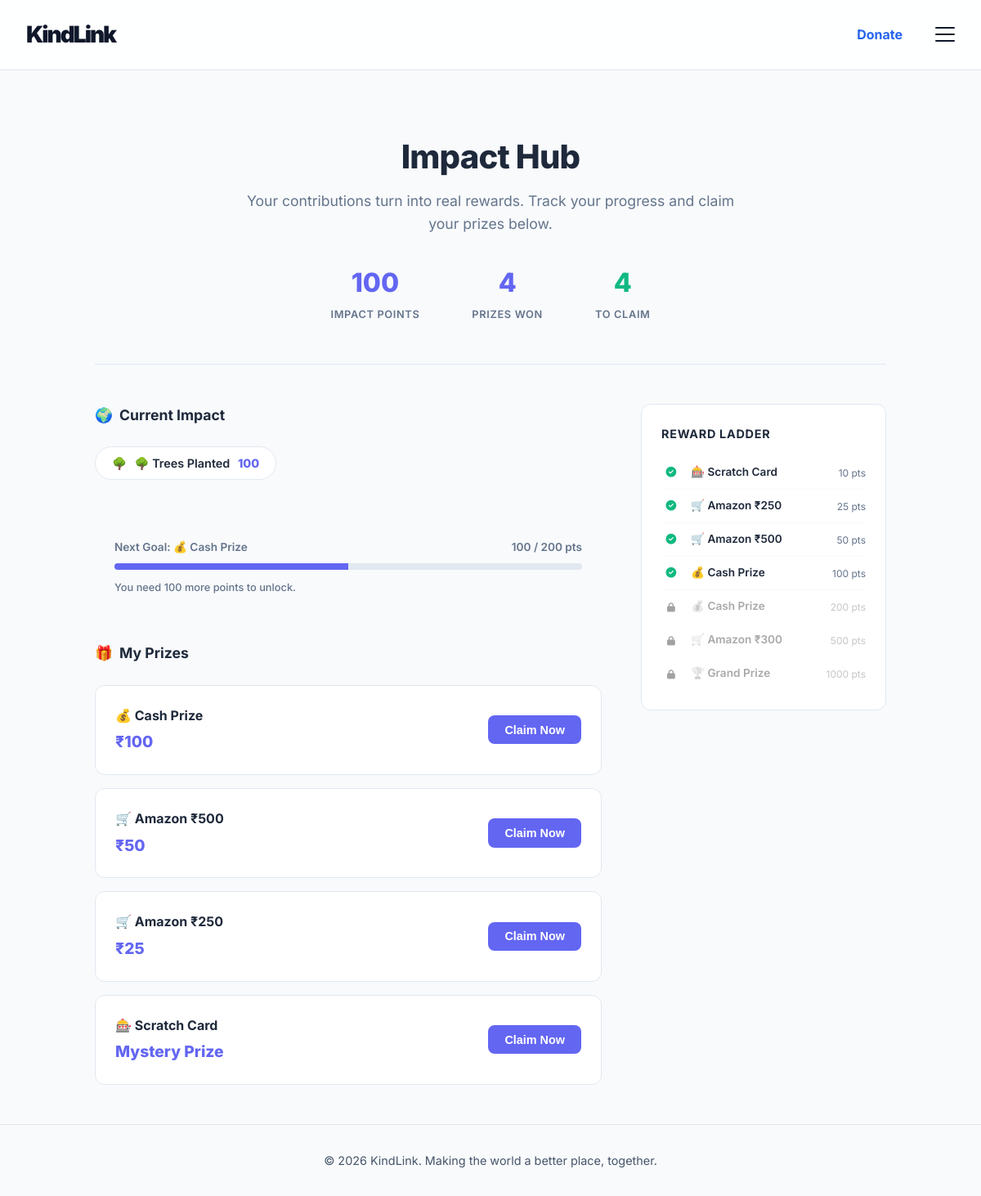
Before: /rewards (signed in) with the older database file.
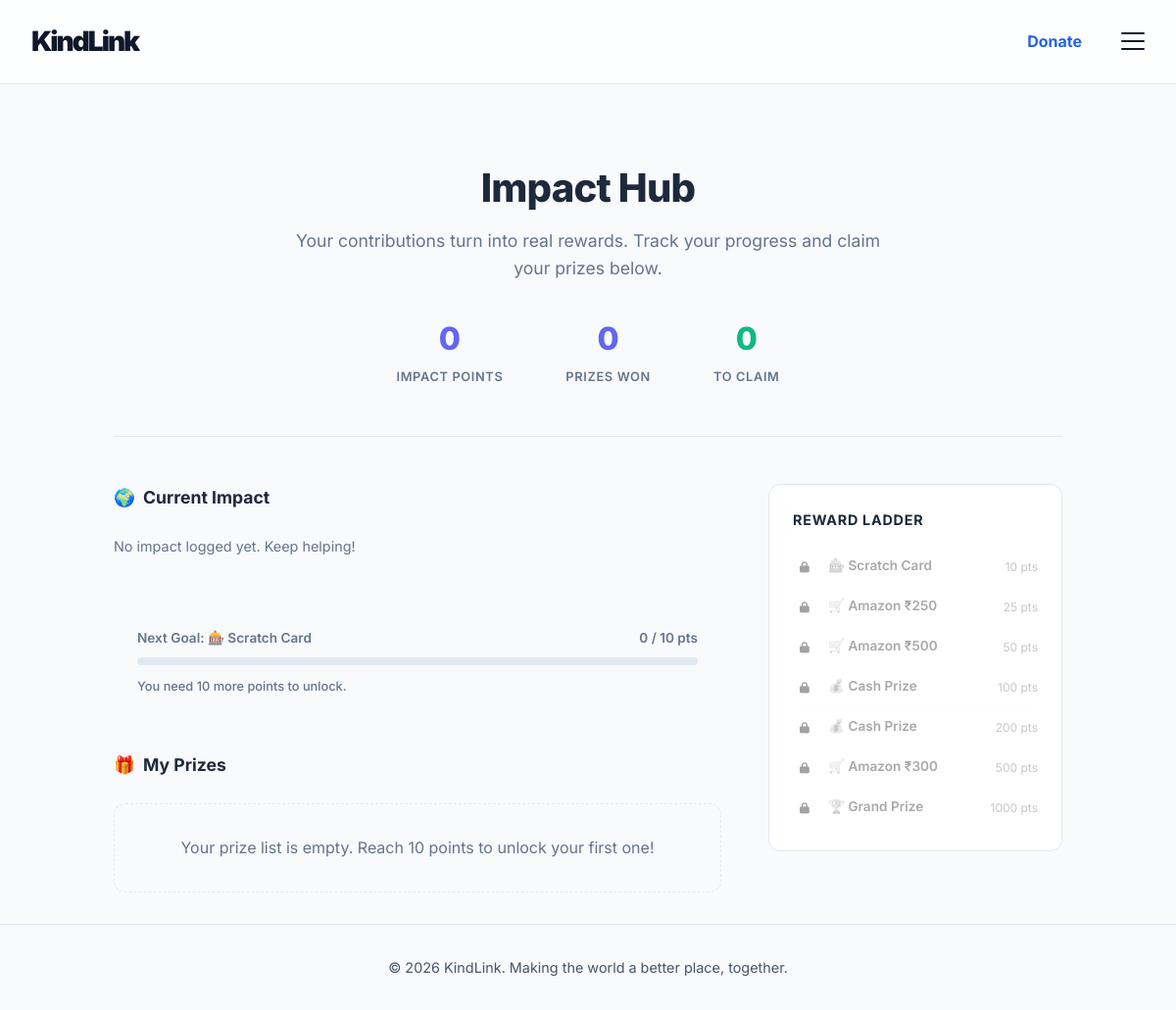
After: the same page with the newer database file.
### app.py (models this page shows)
class ImpactMetric(db.Model):
    id = db.Column(db.Integer, primary_key=True)
    application_id = db.Column(db.Integer, db.ForeignKey('application.id'), nullable=False)
    volunteer_id = db.Column(db.Integer, db.ForeignKey('user.id'), nullable=False)
    ngo_id = db.Column(db.Integer, db.ForeignKey('user.id'), nullable=False)
    metric_type = db.Column(db.String(50), nullable=False)  # e.g. 'trees_planted', 'students_taught'
    metric_value = db.Column(db.Integer, default=0)
    description = db.Column(db.String(255), default='')
    created_at = db.Column(db.DateTime, default=datetime.utcnow)
    application = db.relationship('Application', backref=db.backref('impact_metrics', lazy=True))
    volunteer = db.relationship('User', foreign_keys=[volunteer_id], backref=db.backref('impact_metrics', lazy=True))
    ngo = db.relationship('User', foreign_keys=[ngo_id], backref=db.backref('impact_logged', lazy=True))

class Reward(db.Model):
    id = db.Column(db.Integer, primary_key=True)
    volunteer_id = db.Column(db.Integer, db.ForeignKey('user.id'), nullable=False)
    reward_type = db.Column(db.String(50), nullable=False)  # 'amazon_voucher', 'scratch_card', 'cash_prize', 'badge_reward'
    reward_title = db.Column(db.String(100), nullable=False)
    reward_value = db.Column(db.String(100), default='')   # e.g. '₹500', '10% discount'
    reward_code = db.Column(db.String(50), default='')     # Promo/scratch code
    milestone_trigger = db.Column(db.String(100), default='')  # e.g. '50 trees planted'
    status = db.Column(db.String(20), default='unclaimed')  # 'unclaimed', 'claimed'
    created_at = db.Column(db.DateTime, default=datetime.utcnow)
    claimed_at = db.Column(db.DateTime, nullable=True)
    volunteer = db.relationship('User', backref=db.backref('rewards', lazy=True))

### app.py (the view)
@app.route('/rewards')
def my_rewards():
    if 'user_id' not in session: return redirect(url_for('login'))
    user = User.query.get(session['user_id'])
    if user.role != 'volunteer': return redirect(url_for('index'))
    metrics = ImpactMetric.query.filter_by(volunteer_id=user.id).all()
    impact_summary = {}
    for m in metrics:
        if m.metric_type not in impact_summary:
            impact_summary[m.metric_type] = 0
        impact_summary[m.metric_type] += m.metric_value
    total_impact_points = sum(impact_summary.values())
    rewards = Reward.query.filter_by(volunteer_id=user.id).order_by(Reward.created_at.desc()).all()
    next_milestone = None
    for threshold, _, title, value, _ in REWARD_MILESTONES:
        if total_impact_points < threshold:
            next_milestone = {'threshold': threshold, 'title': title, 'value': value,
                              'progress': int((total_impact_points / threshold) * 100)}
            break
    return render_template('rewards.html',
                           user=user,
                           impact_summary=impact_summary,
                           impact_config=IMPACT_METRIC_CONFIG,
                           total_impact_points=total_impact_points,
                           rewards=rewards,
                           next_milestone=next_milestone)

### templates/rewards.html (shortened to what this page needs)
{% extends 'base.html' %}
{% block content %}
<div class="rewards-container">
    <header class="minimal-hero">
        <h1>Impact Hub</h1>
        <p>Your contributions turn into real rewards. Track your progress and claim your prizes below.</p>
        <div class="hero-stats">
            <div class="hero-stat-item">
                <span class="hero-stat-value">{{ total_impact_points }}</span>
                <span class="hero-stat-label">Impact Points</span>
            </div>
            <div class="hero-stat-item">
                <span class="hero-stat-value">{{ rewards | length }}</span>
                <span class="hero-stat-label">Prizes Won</span>
            </div>
            <div class="hero-stat-item">
                <span class="hero-stat-value" style="color: var(--success);">{{ rewards | selectattr('status', 'equalto', 'unclaimed') | list | length }}</span>
                <span class="hero-stat-label">To Claim</span>
            </div>
        </div>
    </header>
    <div class="rewards-layout">
        <main>
            <h2 class="section-title"><span>🌍</span> Current Impact</h2>
            <div class="impact-list">
                {% if impact_summary %}
                    {% for metric_key, total in impact_summary.items() %}
                    {% set cfg = impact_config.get(metric_key, {}) %}
                    <div class="impact-pill">
                        <span>{{ cfg.emoji or '🌟' }}</span>
                        <span>{{ cfg.label or metric_key }}</span>
                        <span class="impact-count">{{ total }}</span>
                    </div>
                    {% endfor %}
                {% else %}
                    <p style="color: var(--text-muted); font-size: 0.9rem;">No impact logged yet. Keep helping!</p>
                {% endif %}
            </div>
            {% if next_milestone %}
            <div class="minimal-progress-card">
                <div class="progress-header">
                    <span>Next Goal: {{ next_milestone.title }}</span>
                    <span>{{ total_impact_points }} / {{ next_milestone.threshold }} pts</span>
                </div>
                <div class="minimal-bar-bg">
                    <div class="minimal-bar-fill" id="minimalBarFill" data-width="{{ next_milestone.progress }}"></div>
                </div>
                <p style="font-size: 0.8rem; color: var(--text-muted); margin-top: 0.75rem; font-weight: 500;">
                    You need {{ next_milestone.threshold - total_impact_points }} more points to unlock.
                </p>
            </div>
            {% endif %}
            <h2 class="section-title"><span>🎁</span> My Prizes</h2>
            {% if rewards %}
                {% for reward in rewards %}
                <div class="reward-minimal-card {{ reward.status }}">
                    <div class="reward-info">
                        <h3>{{ reward.reward_title }}</h3>
                        <p>{{ reward.reward_value }}</p>
                    </div>
                    <div class="reward-action">
                        {% if reward.status == 'unclaimed' %}
                        <form action="{{ url_for('claim_reward', reward_id=reward.id) }}" method="POST">
                            <button type="submit" class="reward-action-btn">Claim Now</button>
                        </form>
                        {% else %}
                        <span class="claimed-status">
                            <i class="fa fa-check-circle"></i> Claimed
                        </span>
                        {% endif %}
                    </div>
                </div>
                {% endfor %}
            {% else %}
                <div style="padding: 2rem; border: 1px dashed var(--border); border-radius: 12px; text-align: center; color: var(--text-muted); font-size: 1rem;">
                    Your prize list is empty. Reach 10 points to unlock your first one!
                </div>
            {% endif %}
        </main>
        <aside>
            <div class="ladder-minimal">
                <h3 style="font-size: 0.9rem; font-weight: 700; color: var(--text-main); margin-bottom: 1rem; text-transform: uppercase; letter-spacing: 0.05em;">Reward Ladder</h3>
                {% set milestones = [
                    (10,   '🎰 Scratch Card',    'Mystery'),
                    (25,   '🛒 Amazon ₹250',     '₹25'),
                    (50,   '🛒 Amazon ₹500',     '₹50'),
                    (100,  '💰 Cash Prize',      '₹100'),
                    (200,  '💰 Cash Prize',      '₹200'),
                    (500,  '🛒 Amazon ₹300',     '₹300'),
                    (1000, '🏆 Grand Prize',     '₹500'),
                ] %}
                <div class="ladder-list">
                    {% for threshold, name, value in milestones %}
                        <div class="ladder-item {{ 'locked' if total_impact_points < threshold else '' }}">
                            <div class="ladder-icon">
                                {% if total_impact_points >= threshold %}
                                <i class="fa fa-check-circle" style="color: var(--success); font-size: 0.8rem;"></i>
                                {% else %}
                                <i class="fa fa-lock" style="font-size: 0.7rem;"></i>
                                {% endif %}
                            </div>
                            <div class="ladder-name">{{ name }}</div>
                            <div class="ladder-pts">{{ threshold }} pts</div>
                        </div>
                    {% endfor %}
                </div>
            </div>
        </aside>
    </div>
</div>
{% endblock %}

### templates/base.html (shortened to what this page needs)
<!DOCTYPE html>
<html lang="en">
<head>
    <link rel="stylesheet" href="https://cdnjs.cloudflare.com/ajax/libs/font-awesome/6.4.0/css/all.min.css">
    <link rel="stylesheet" href="{{ url_for('static', filename='css/style.css') }}">
</head>
<body>
    <nav class="navbar">
        <div class="container nav-wrap">
            <a href="{{ url_for('index') }}" class="logo">
                <span class="logo-text">KindLink</span>
            </a>
            <div class="nav-links" style="position: relative;">
                {% if 'user_id' in session %}
                    <a href="{{ url_for('donate') }}" class="nav-item" style="color: var(--brand-accent); font-weight: 700; margin-right: 1rem;">Donate</a>
                    <div class="hamburger-menu" onclick="document.getElementById('navDropdown').classList.toggle('active')">
                        <span></span><span></span><span></span>
                    </div>
                {% else %}
                    <a href="{{ url_for('donate') }}" class="nav-item" style="color: var(--brand-accent); font-weight: 700; margin-right: 1.5rem;">Donate</a>
                    <a href="{{ url_for('login') }}" class="nav-link">Login</a>
                    <a href="{{ url_for('register') }}" class="btn btn-primary">Sign Up</a>
                {% endif %}
            </div>
        </div>
    </nav>
    <main>
        {% block content %}{% endblock %}
    </main>
    <footer>
        <div class="container footer-content">
            <p>&copy; 2026 KindLink. Making the world a better place, together.</p>
        </div>
    </footer>
</body>
</html>

### static/css/style.css (style rules this page uses)
:root { --bg-light: #f8fafc; --surface-light: #ffffff; --text-primary: #0f172a; --text-secondary: #475569; --brand-primary: #0f172a; --brand-accent: #2563eb; --brand-accent-soft: rgba(37, 99, 235, 0.08); --border-color: #e2e8f0; --premium-shadow: 0 4px 6px -1px rgba(0, 0, 0, 0.03), 0 10px 15px -3px rgba(0, 0, 0, 0.05), 0 20px 25px -5px rgba(0, 0, 0, 0.02); --error: #ef4444; --success: #10b981; }
* { box-sizing: border-box; margin: 0; padding: 0; }
body { font-family: 'Inter', sans-serif; background-color: var(--bg-light); color: var(--text-primary); line-height: 1.6; overflow-x: hidden; min-height: 100vh; display: flex; flex-direction: column; padding-top: 80px; word-wrap: break-word; overflow-wrap: break-word; }
html { overflow-x: hidden; }
a { color: var(--brand-accent); text-decoration: none; transition: all 0.2s cubic-bezier(0.4, 0, 0.2, 1); font-weight: 600; }
.container { max-width: 1400px; margin: 0 auto; padding: 0 2rem; }
.navbar { padding: 1.25rem 0; position: fixed; top: 0; left: 0; width: 100%; z-index: 1000; background-color: rgba(255, 255, 255, 0.85); backdrop-filter: blur(12px); -webkit-backdrop-filter: blur(12px); border-bottom: 1px solid var(--border-color); }
.nav-wrap { display: flex; justify-content: space-between; align-items: center; }
.logo-text { font-size: 1.75rem; font-weight: 900; color: var(--text-primary); letter-spacing: -2px; }
.nav-links { display: flex; gap: 1.5rem; align-items: center; }
.hamburger-menu { display: flex; flex-direction: column; justify-content: space-between; width: 24px; height: 18px; cursor: pointer; z-index: 1000; }
.hamburger-menu span { width: 100%; height: 2px; background-color: var(--text-primary); transition: all 0.3s; border-radius: 4px; }
.section-title { text-align: center; font-size: 1.75rem; font-weight: 500; margin-bottom: 2.5rem; color: var(--text-primary); }
main { flex: 1; animation: fadeInUp 0.8s cubic-bezier(0.4, 0, 0.2, 1) forwards; }
footer { padding: 2rem 0; text-align: center; border-top: 1px solid var(--border-color); color: var(--text-secondary); font-size: 0.9rem; margin-top: auto; }

### templates/rewards.html (style rules this page uses)
:root { --primary: #6366f1; --secondary: #94a3b8; --success: #10b981; --bg-subtle: #f8fafc; --border: #e2e8f0; --text-main: #1e293b; --text-muted: #64748b; }
.rewards-container { max-width: 1000px; margin: 0 auto; padding: 2rem 1rem; }
.minimal-hero { text-align: center; padding: 3rem 0; border-bottom: 1px solid var(--border); margin-bottom: 3rem; }
.minimal-hero h1 { font-size: 2.5rem; font-weight: 800; color: var(--text-main); letter-spacing: -0.02em; margin-bottom: 0.5rem; }
.minimal-hero p { color: var(--text-muted); font-size: 1.1rem; max-width: 600px; margin: 0 auto 2rem; }
.hero-stats { display: flex; justify-content: center; gap: 4rem; }
.hero-stat-item { text-align: center; }
.hero-stat-value { font-size: 2rem; font-weight: 800; color: var(--primary); display: block; }
.hero-stat-label { font-size: 0.8rem; font-weight: 600; text-transform: uppercase; color: var(--text-muted); letter-spacing: 0.05em; }
.section-title { font-size: 1.1rem; font-weight: 700; color: var(--text-main); margin-bottom: 1.5rem; display: flex; align-items: center; gap: 0.5rem; }
.impact-list { display: flex; flex-wrap: wrap; gap: 1rem; margin-bottom: 3rem; }
.rewards-layout { display: grid; grid-template-columns: 1fr 300px; gap: 3rem; }
.minimal-progress-card { background: var(--bg-subtle); border-radius: 12px; padding: 1.5rem; margin-bottom: 2rem; }
.progress-header { display: flex; justify-content: space-between; font-size: 0.85rem; font-weight: 600; margin-bottom: 0.5rem; color: var(--text-muted); }
.minimal-bar-bg { height: 8px; background: #e2e8f0; border-radius: 10px; overflow: hidden; }
.ladder-minimal { background: white; border: 1px solid var(--border); border-radius: 12px; padding: 1.5rem; }
.ladder-item { display: flex; align-items: center; gap: 0.75rem; padding: 0.5rem 0; border-bottom: 1px solid var(--bg-subtle); }
.ladder-item:last-child { border-bottom: none; }
.ladder-icon { width: 24px; height: 24px; display: flex; align-items: center; justify-content: center; font-size: 0.9rem; }
.ladder-name { font-size: 0.85rem; font-weight: 600; color: var(--text-main); }
.ladder-pts { font-size: 0.75rem; color: var(--text-muted); margin-left: auto; }
.ladder-item.locked { opacity: 0.4; filter: grayscale(1); }

Changed rows visible on the page:
removed ImpactMetric: emoji "🌳", label "🌳 Trees Planted", metric_value "100"
removed Reward: title "💰 Cash Prize", reward_title "💰 Cash Prize", reward_value "₹100"
removed Reward: reward_title "🛒 Amazon ₹500", reward_value "₹50"
removed Reward: reward_title "🛒 Amazon ₹250", reward_value "₹25"
removed Reward: reward_title "🎰 Scratch Card", reward_value "Mystery Prize"
Other visible differences:
{{ total_impact_points }}: "100" → "0"
{{ rewards | length }}: "4" → "0"
{{ rewards | selectattr('status', 'equalto', 'unclaimed') | list | length }}: "4" → "0"
{{ next_milestone.title }}: (not shown) → "🎰 Scratch Card"
{{ next_milestone.threshold }}: "200" → "10"
{{ next_milestone.threshold - total_impact_points }}: "100" → "10"
text now shown: "No impact logged yet. Keep helping! Your prize list is empty. Reach 10 points to unlock your first one!"
